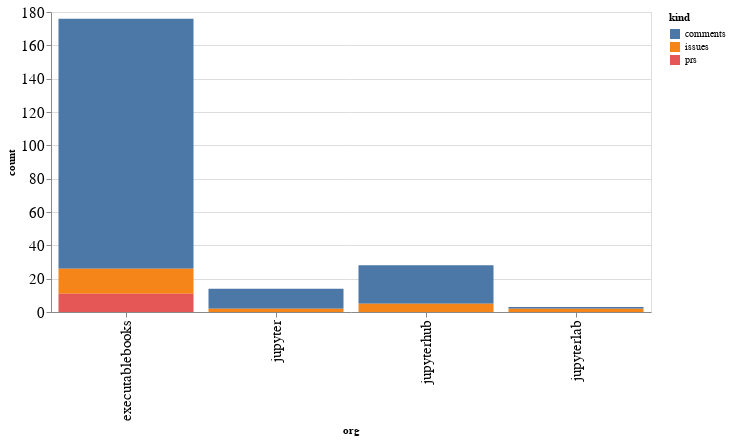

Source (notebook cell):
### Code cell
alt.Chart(org_summaries, width=600).mark_bar().encode(
    x='org',
    y='count',
    color='kind',
    tooltip="org"
)

### Figure 1 — Vega-Lite specification as saved in the notebook (floating-point values rounded to 4 significant figures)
{"config": {"axisLeft": {"labelFontSize": 15}, "axisBottom": {"labelFontSize": 15}}, "data": {"name": "data-39ab313cbd4f36737542979299777eb1"}, "mark": "bar", "encoding": {"color": {"type": "nominal", "field": "kind"}, "tooltip": {"type": "nominal", "field": "org"}, "x": {"type": "nominal", "field": "org"}, "y": {"type": "quantitative", "field": "count"}}, "width": 600, "$schema": "https://vega.github.io/schema/vega-lite/v4.8.1.json", "datasets": {"data-39ab313cbd4f36737542979299777eb1": [{"org": "executablebooks", "kind": "comments", "count": 150}, {"org": "executablebooks", "kind": "issues", "count": 15}, {"org": "executablebooks", "kind": "prs", "count": 11}, {"org": "jupyter", "kind": "comments", "count": 12}, {"org": "jupyter", "kind": "issues", "count": 2}, {"org": "jupyterhub", "kind": "comments", "count": 23}, {"org": "jupyterhub", "kind": "issues", "count": 5}, {"org": "jupyterlab", "kind": "comments", "count": 1}, {"org": "jupyterlab", "kind": "issues", "count": 2}]}}
